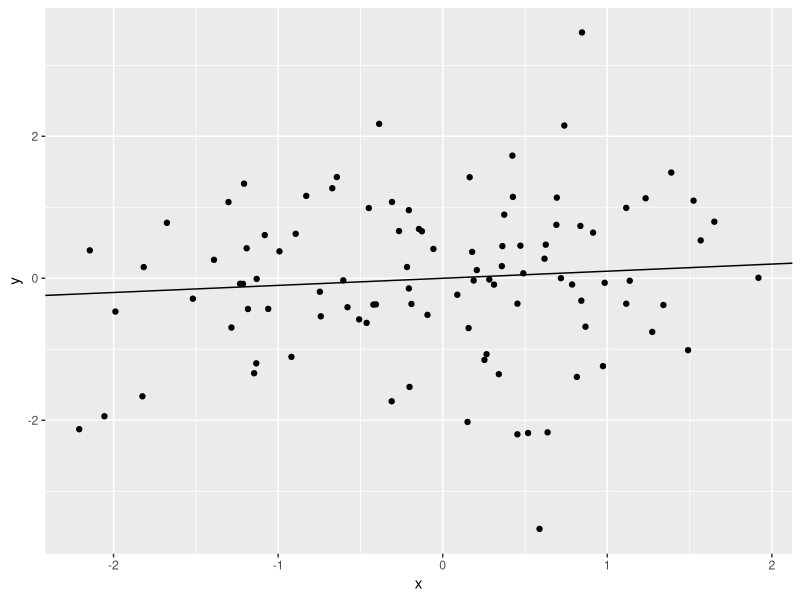
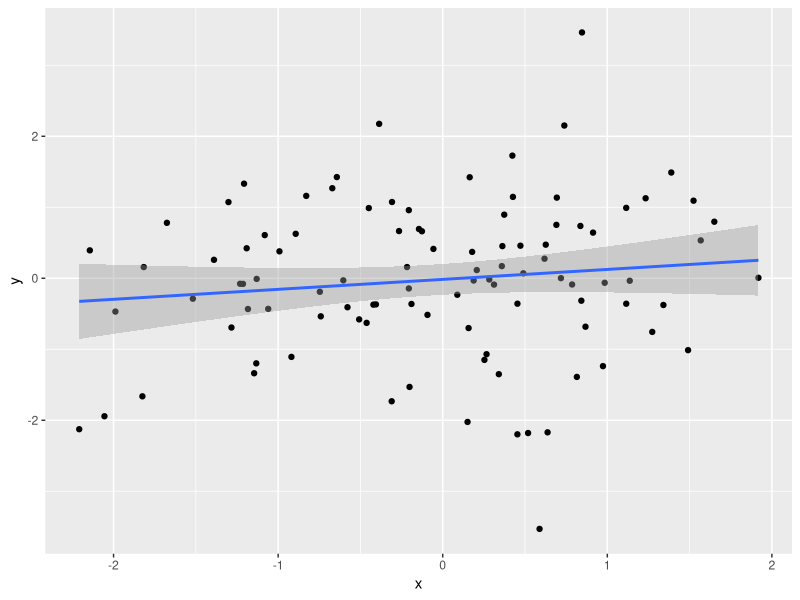
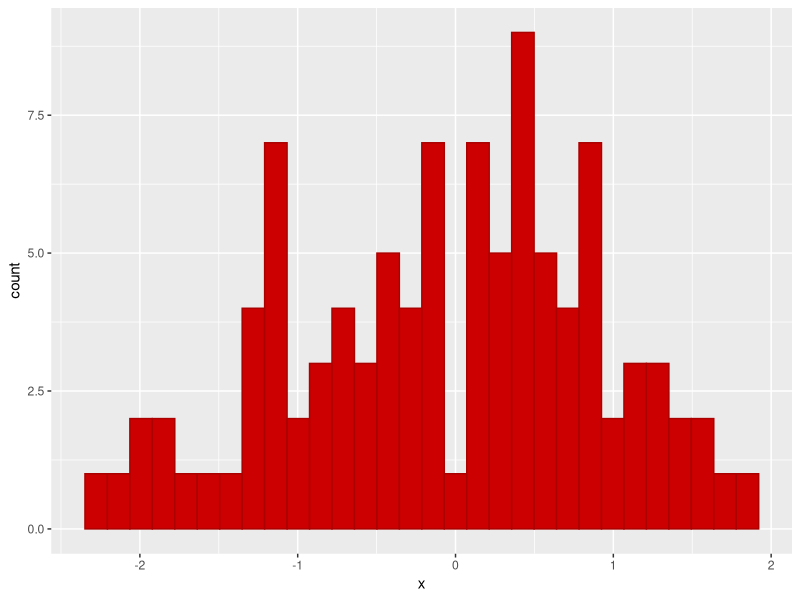
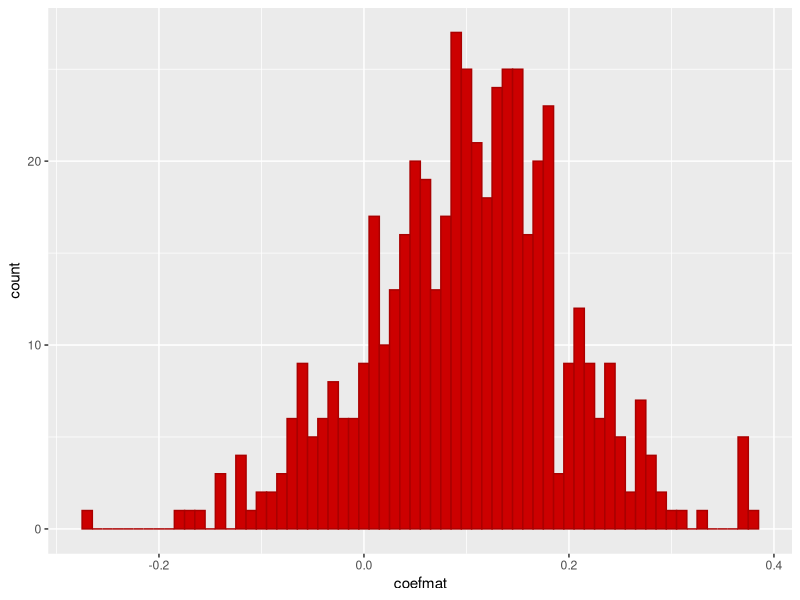

Reproduce these figures in R, in order. (Note: a time limit stopped this script after it produced the figures.)
library("ggplot2")
a = seq(0.1,0.9, by=0.1)
n = c(1,5,25, 100)*100


getSamples = function(a, n, b = 1){
  y = vector(mode="double", n)
  x = rnorm(n)
  for (i in 1:n){
    y[i] = a*x[i] + rnorm(1,0,b)
  }
  df = data.frame(x=x, y=y)
  return (df)
}

xydf = getSamples(a[1],n[1])
xydf

ggplot(xydf, aes(x,y)) + geom_point() + geom_abline(slope=a[1])
ggplot(xydf, aes(x,y)) + geom_point() + geom_smooth(method=lm)

ggplot(xydf, aes(x)) + geom_histogram(fill = "#CC0000", colour = "#AA0000")


                                    
estimateSlopes = function(a, n, numTrials = 500){
  collect = vector(mode='double', length = numTrials)
  for (i in 1:numTrials){
    df = getSamples(a,n)
    linear_fit = lm(y ~ x, data=df)
    collect[[i]] = coef(linear_fit)[[2]]  
  }

  collect
}

coeffcollect = estimateSlopes(a[1],n[1])

coefmat= matrix(coeffcollect, ncol=1)
coefplot = data.frame(coefmat)
# head(coeffcollect)
# head(coefplot)

ggplot(coefplot, aes(coefmat)) + geom_histogram(fill = "#CC0000", colour = "#AA0000", binwidth = .01)


#n = c(2,5)
#a = c(1,2,3)
dfSD = matrix(nrow=length(n), ncol=length(a))
dfSD = data.frame(dfSD)
for (i in 1:length(a)){
  ncollect = vector(mode="double", length = length(n))
  for (j in 1:length(n)){
    ncollect[j] = sd ( estimateSlopes(a = a[i], n = n[j]))
  }
  dfSD[i] = ncollect
}
head(dfSD)
#This is badish.

rnorm(3)

list(1,2,list(1,2,3))

?data.frame

rnorm()
?geom_abline
